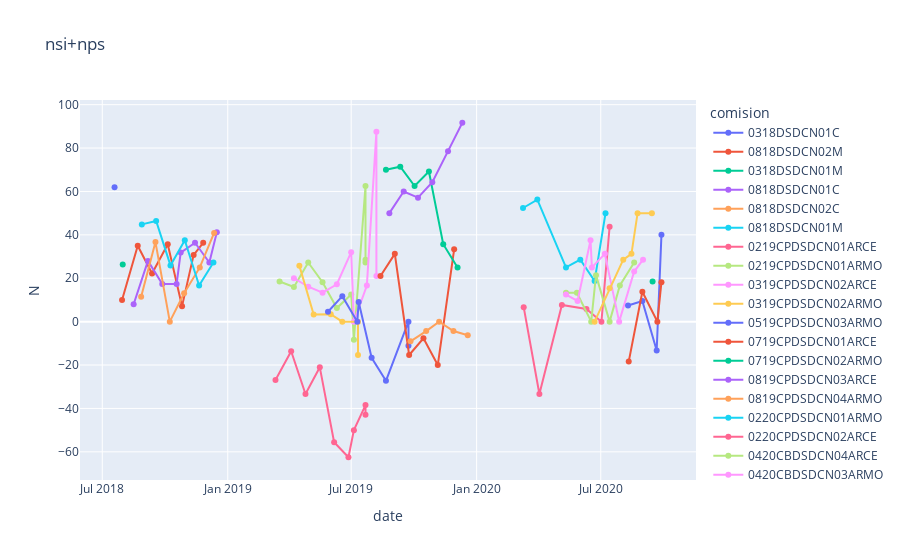

The notebook cell saved with this chart:
### Code cell
fig = px.line(df, x='date', y="N",color='comision',title='nsi+nps',hover_name="staff")
fig.update_traces(mode="markers+lines")



fig.show()

### Figure 1 — Plotly figure (JSON) as saved in the notebook; plotly's stock layout.template omitted (floating-point values rounded to 4 significant figures)
{"data": [{"hoverlabel": {"namelength": 0}, "hovertemplate": "<b>%{hovertext}</b><br><br>comision=0318DSDCN01C<br>date=%{x}<br>N=%{y}", "hovertext": [" Leonardo Ignacio Córdoba -  María Frances Gaska"], "legendgroup": "0318DSDCN01C", "line": {"color": "#636efa", "dash": "solid"}, "mode": "markers+lines", "name": "0318DSDCN01C", "showlegend": true, "type": "scatter", "x": ["2018-07-19"], "xaxis": "x", "y": [61.9], "yaxis": "y"}, {"hoverlabel": {"namelength": 0}, "hovertemplate": "<b>%{hovertext}</b><br><br>comision=0818DSDCN02M<br>date=%{x}<br>N=%{y}", "hovertext": [" Pablo Roccatagliata -  Demian Avendano", " Pablo Roccatagliata -  Demian Avendano", " Pablo Roccatagliata -  Demian Avendano", " Pablo Roccatagliata -  Demian Avendano", " Pablo Roccatagliata -  Demian Avendano", " Pablo Roccatagliata -  Demian Avendano", " Pablo Roccatagliata -  Demian Avendano"], "legendgroup": "0818DSDCN02M", "line": {"color": "#EF553B", "dash": "solid"}, "mode": "markers+lines", "name": "0818DSDCN02M", "showlegend": true, "type": "scatter", "x": ["2018-07-30", "2018-08-22", "2018-09-12", "2018-10-05", "2018-10-26", "2018-11-12", "2018-11-26"], "xaxis": "x", "y": [10, 35, 22.22, 35.71, 7.14, 30.77, 36.36], "yaxis": "y"}, {"hoverlabel": {"namelength": 0}, "hovertemplate": "<b>%{hovertext}</b><br><br>comision=0318DSDCN01M<br>date=%{x}<br>N=%{y}", "hovertext": [" Marianela Sarabia -  German Rosati -  Paolo Donizetti"], "legendgroup": "0318DSDCN01M", "line": {"color": "#00cc96", "dash": "solid"}, "mode": "markers+lines", "name": "0318DSDCN01M", "showlegend": true, "type": "scatter", "x": ["2018-07-31"], "xaxis": "x", "y": [26.32], "yaxis": "y"}, {"hoverlabel": {"namelength": 0}, "hovertemplate": "<b>%{hovertext}</b><br><br>comision=0818DSDCN01C<br>date=%{x}<br>N=%{y}", "hovertext": [" Leonardo Ignacio Córdoba -  Nicolás Monner Sans -  María Frances Gaska", " Leonardo Ignacio Córdoba -  Nicolás Monner Sans -  María Frances Gaska", " Leonardo Ignacio Córdoba -  Nicolás Monner Sans -  María Frances Gaska", " Leonardo Ignacio Córdoba -  Nicolás Monner Sans -  María Frances Gaska", " Leonardo Ignacio Córdoba -  Nicolás Monner Sans -  María Frances Gaska", " Leonardo Ignacio Córdoba -  Nicolás Monner Sans -  María Frances Gaska", " Leonardo Ignacio Córdoba -  Nicolás Monner Sans -  María Frances Gaska", " Leonardo Ignacio Córdoba -  Nicolás Monner Sans -  María Frances Gaska"], "legendgroup": "0818DSDCN01C", "line": {"color": "#ab63fa", "dash": "solid"}, "mode": "markers+lines", "name": "0818DSDCN01C", "showlegend": true, "type": "scatter", "x": ["2018-08-16", "2018-09-06", "2018-09-27", "2018-10-18", "2018-10-24", "2018-11-14", "2018-12-05", "2018-12-16"], "xaxis": "x", "y": [8, 28, 17.39, 17.39, 31.82, 36.36, 27.27, 41.18], "yaxis": "y"}, {"hoverlabel": {"namelength": 0}, "hovertemplate": "<b>%{hovertext}</b><br><br>comision=0818DSDCN02C<br>date=%{x}<br>N=%{y}", "hovertext": [" Lionel Chamorro -  Marianela Sarabia -  Julián Ansaldo", " Lionel Chamorro -  Marianela Sarabia -  Julián Ansaldo", " Lionel Chamorro -  Marianela Sarabia -  Julián Ansaldo", " Lionel Chamorro -  Marianela Sarabia -  Julián Ansaldo", " Lionel Chamorro -  Marianela Sarabia -  Julián Ansaldo", " Lionel Chamorro -  Marianela Sarabia -  Julián Ansaldo"], "legendgroup": "0818DSDCN02C", "line": {"color": "#FFA15A", "dash": "solid"}, "mode": "markers+lines", "name": "0818DSDCN02C", "showlegend": true, "type": "scatter", "x": ["2018-08-27", "2018-09-17", "2018-10-08", "2018-10-29", "2018-11-21", "2018-12-12"], "xaxis": "x", "y": [11.43, 36.67, 0, 13.04, 25, 40.91], "yaxis": "y"}, {"hoverlabel": {"namelength": 0}, "hovertemplate": "<b>%{hovertext}</b><br><br>comision=0818DSDCN01M<br>date=%{x}<br>N=%{y}", "hovertext": [" Julián Ansaldo -  Paolo Donizetti", " Julián Ansaldo -  Paolo Donizetti", " Julián Ansaldo -  Paolo Donizetti", " Julián Ansaldo -  Paolo Donizetti", " Julián Ansaldo -  Paolo Donizetti", " Julián Ansaldo -  Paolo Donizetti"], "legendgroup": "0818DSDCN01M", "line": {"color": "#19d3f3", "dash": "solid"}, "mode": "markers+lines", "name": "0818DSDCN01M", "showlegend": true, "type": "scatter", "x": ["2018-08-28", "2018-09-18", "2018-10-09", "2018-10-30", "2018-11-20", "2018-12-11"], "xaxis": "x", "y": [44.83, 46.43, 25.93, 37.5, 16.67, 27.27], "yaxis": "y"}, {"hoverlabel": {"namelength": 0}, "hovertemplate": "<b>%{hovertext}</b><br><br>comision=0219CPDSDCN01ARCE<br>date=%{x}<br>N=%{y}", "hovertext": ["Demian Avendano - Carlos Pablo Modenutti", "Demian Avendano - Carlos Pablo Modenutti", "Demian Avendano - Carlos Pablo Modenutti", "Demian Avendano - Carlos Pablo Modenutti", "Demian Avendano - Carlos Pablo Modenutti", "Demian Avendano - Carlos Pablo Modenutti", "Demian Avendano - Carlos Pablo Modenutti", "Demian Avendano - Carlos Pablo Modenutti", "Demian Avendano - Carlos Pablo Modenutti"], "legendgroup": "0219CPDSDCN01ARCE", "line": {"color": "#FF6692", "dash": "solid"}, "mode": "markers+lines", "name": "0219CPDSDCN01ARCE", "showlegend": true, "type": "scatter", "x": ["2019-03-12", "2019-04-04", "2019-04-25", "2019-05-16", "2019-06-06", "2019-06-27", "2019-07-05", "2019-07-22", "2019-07-22"], "xaxis": "x", "y": [-26.92, -13.64, -33.33, -21.05, -55.56, -62.5, -50, -38.46, -42.86], "yaxis": "y"}, {"hoverlabel": {"namelength": 0}, "hovertemplate": "<b>%{hovertext}</b><br><br>comision=0219CPDSDCN01ARMO<br>date=%{x}<br>N=%{y}", "hovertext": ["Julián Ansaldo - Julian Peller", "Julián Ansaldo - Julian Peller", "Julián Ansaldo - Julian Peller", "Julián Ansaldo - Julian Peller", "Julián Ansaldo - Julian Peller", "Julián Ansaldo - Julian Peller", "Julián Ansaldo - Julian Peller", "Julián Ansaldo - Julian Peller", "Julián Ansaldo - Julian Peller", "Julián Ansaldo - Julian Peller"], "legendgroup": "0219CPDSDCN01ARMO", "line": {"color": "#B6E880", "dash": "solid"}, "mode": "markers+lines", "name": "0219CPDSDCN01ARMO", "showlegend": true, "type": "scatter", "x": ["2019-03-18", "2019-04-08", "2019-04-29", "2019-05-20", "2019-06-10", "2019-07-01", "2019-07-05", "2019-07-22", "2019-07-22", "2019-07-22"], "xaxis": "x", "y": [18.52, 16, 27.27, 18.18, 6.25, 12.5, -8.33, 62.5, 28.57, 27.27], "yaxis": "y"}, {"hoverlabel": {"namelength": 0}, "hovertemplate": "<b>%{hovertext}</b><br><br>comision=0319CPDSDCN02ARCE<br>date=%{x}<br>N=%{y}", "hovertext": ["Carlos Pita - Nicolás Monner Sans", "Carlos Pita - Nicolás Monner Sans", "Carlos Pita - Nicolás Monner Sans", "Carlos Pita - Nicolás Monner Sans", "Carlos Pita - Nicolás Monner Sans", "Carlos Pita - Nicolás Monner Sans", "Carlos Pita - Nicolás Monner Sans", "Carlos Pita - Nicolás Monner Sans", "Carlos Pita - Nicolás Monner Sans"], "legendgroup": "0319CPDSDCN02ARCE", "line": {"color": "#FF97FF", "dash": "solid"}, "mode": "markers+lines", "name": "0319CPDSDCN02ARCE", "showlegend": true, "type": "scatter", "x": ["2019-04-08", "2019-04-29", "2019-05-20", "2019-06-10", "2019-07-01", "2019-07-05", "2019-07-24", "2019-08-07", "2019-08-07"], "xaxis": "x", "y": [20, 16.13, 13.33, 17.24, 32, 0, 16.67, 87.5, 21.05], "yaxis": "y"}, {"hoverlabel": {"namelength": 0}, "hovertemplate": "<b>%{hovertext}</b><br><br>comision=0319CPDSDCN02ARMO<br>date=%{x}<br>N=%{y}", "hovertext": ["Paolo Donizetti - Martin Sokolowicz", "Paolo Donizetti - Martin Sokolowicz", "Paolo Donizetti - Martin Sokolowicz", "Paolo Donizetti - Martin Sokolowicz", "Paolo Donizetti - Martin Sokolowicz", "Paolo Donizetti - Martin Sokolowicz"], "legendgroup": "0319CPDSDCN02ARMO", "line": {"color": "#FECB52", "dash": "solid"}, "mode": "markers+lines", "name": "0319CPDSDCN02ARMO", "showlegend": true, "type": "scatter", "x": ["2019-04-16", "2019-05-07", "2019-06-01", "2019-06-18", "2019-07-11", "2019-07-11"], "xaxis": "x", "y": [25.81, 3.33, 3.45, 0, 0, -15.38], "yaxis": "y"}, {"hoverlabel": {"namelength": 0}, "hovertemplate": "<b>%{hovertext}</b><br><br>comision=0519CPDSDCN03ARMO<br>date=%{x}<br>N=%{y}", "hovertext": ["Juan Manuel Alvarez - Paula Beati", "Juan Manuel Alvarez - Paula Beati", "Juan Manuel Alvarez - Paula Beati", "Juan Manuel Alvarez - Paula Beati", "Juan Manuel Alvarez - Paula Beati", "Juan Manuel Alvarez - Paula Beati", "Juan Manuel Alvarez - Paula Beati", "Juan Manuel Alvarez - Paula Beati"], "legendgroup": "0519CPDSDCN03ARMO", "line": {"color": "#636efa", "dash": "solid"}, "mode": "markers+lines", "name": "0519CPDSDCN03ARMO", "showlegend": true, "type": "scatter", "x": ["2019-05-28", "2019-06-18", "2019-07-10", "2019-07-12", "2019-07-31", "2019-08-21", "2019-09-23", "2019-09-23"], "xaxis": "x", "y": [4.55, 11.76, 0, 9.09, -16.67, -27.27, 0, -11.11], "yaxis": "y"}, {"hoverlabel": {"namelength": 0}, "hovertemplate": "<b>%{hovertext}</b><br><br>comision=0719CPDSDCN01ARCE<br>date=%{x}<br>N=%{y}", "hovertext": ["Martin Sokolowicz - Ariel Haimovici", "Martin Sokolowicz - Ariel Haimovici", "Martin Sokolowicz - Ariel Haimovici", "Martin Sokolowicz - Ariel Haimovici", "Martin Sokolowicz - Ariel Haimovici", "Martin Sokolowicz - Ariel Haimovici"], "legendgroup": "0719CPDSDCN01ARCE", "line": {"color": "#EF553B", "dash": "solid"}, "mode": "markers+lines", "name": "0719CPDSDCN01ARCE", "showlegend": true, "type": "scatter", "x": ["2019-08-13", "2019-09-03", "2019-09-24", "2019-10-15", "2019-11-05", "2019-11-29"], "xaxis": "x", "y": [21.05, 31.25, -15.38, -7.69, -20, 33.33], "yaxis": "y"}, {"hoverlabel": {"namelength": 0}, "hovertemplate": "<b>%{hovertext}</b><br><br>comision=0719CPDSDCN02ARMO<br>date=%{x}<br>N=%{y}", "hovertext": ["Julian Peller - Lucas Sedeño", "Julian Peller - Lucas Sedeño", "Julian Peller - Lucas Sedeño", "Julian Peller - Lucas Sedeño", "Julian Peller - Lucas Sedeño", "Julian Peller - Lucas Sedeño"], "legendgroup": "0719CPDSDCN02ARMO", "line": {"color": "#00cc96", "dash": "solid"}, "mode": "markers+lines", "name": "0719CPDSDCN02ARMO", "showlegend": true, "type": "scatter", "x": ["2019-08-21", "2019-09-11", "2019-10-02", "2019-10-23", "2019-11-13", "2019-12-04"], "xaxis": "x", "y": [70, 71.43, 62.5, 69.23, 35.71, 25], "yaxis": "y"}, {"hoverlabel": {"namelength": 0}, "hovertemplate": "<b>%{hovertext}</b><br><br>comision=0819CPDSDCN03ARCE<br>date=%{x}<br>N=%{y}", "hovertext": ["Julián Ansaldo - Elias Lopez", "Julián Ansaldo - Elias Lopez", "Julián Ansaldo - Elias Lopez", "Julián Ansaldo - Elias Lopez", "Julián Ansaldo - Elias Lopez", "Julián Ansaldo - Elias Lopez"], "legendgroup": "0819CPDSDCN03ARCE", "line": {"color": "#ab63fa", "dash": "solid"}, "mode": "markers+lines", "name": "0819CPDSDCN03ARCE", "showlegend": true, "type": "scatter", "x": ["2019-08-26", "2019-09-16", "2019-10-07", "2019-10-28", "2019-11-20", "2019-12-11"], "xaxis": "x", "y": [50, 60, 57.14, 64.29, 78.57, 91.67], "yaxis": "y"}, {"hoverlabel": {"namelength": 0}, "hovertemplate": "<b>%{hovertext}</b><br><br>comision=0819CPDSDCN04ARMO<br>date=%{x}<br>N=%{y}", "hovertext": ["Carlos Pita - Nicolás Monner Sans", "Carlos Pita - Nicolás Monner Sans", "Carlos Pita - Nicolás Monner Sans", "Carlos Pita - Nicolás Monner Sans", "Carlos Pita - Nicolás Monner Sans"], "legendgroup": "0819CPDSDCN04ARMO", "line": {"color": "#FFA15A", "dash": "solid"}, "mode": "markers+lines", "name": "0819CPDSDCN04ARMO", "showlegend": true, "type": "scatter", "x": ["2019-09-26", "2019-10-19", "2019-11-07", "2019-11-28", "2019-12-19"], "xaxis": "x", "y": [-9.09, -4.35, 0, -4.35, -6.25], "yaxis": "y"}, {"hoverlabel": {"namelength": 0}, "hovertemplate": "<b>%{hovertext}</b><br><br>comision=0220CPDSDCN01ARMO<br>date=%{x}<br>N=%{y}", "hovertext": ["Gaston Bujia - Lucas Sedeño", "Gaston Bujia - Lucas Sedeño", "Gaston Bujia - Lucas Sedeño", "Gaston Bujia - Lucas Sedeño", "Gaston Bujia - Lucas Sedeño", "Gaston Bujia - Lucas Sedeño"], "legendgroup": "0220CPDSDCN01ARMO", "line": {"color": "#19d3f3", "dash": "solid"}, "mode": "markers+lines", "name": "0220CPDSDCN01ARMO", "showlegend": true, "type": "scatter", "x": ["2020-03-09", "2020-03-30", "2020-05-11", "2020-06-01", "2020-06-22", "2020-07-08"], "xaxis": "x", "y": [52.38, 56.25, 25, 28.57, 18.75, 50], "yaxis": "y"}, {"hoverlabel": {"namelength": 0}, "hovertemplate": "<b>%{hovertext}</b><br><br>comision=0220CPDSDCN02ARCE<br>date=%{x}<br>N=%{y}", "hovertext": ["Fernando Carabedo - Elias Lopez", "Fernando Carabedo - Elias Lopez", "Fernando Carabedo - Elias Lopez", "Fernando Carabedo - Elias Lopez", "Fernando Carabedo - Elias Lopez", "Fernando Carabedo - Elias Lopez"], "legendgroup": "0220CPDSDCN02ARCE", "line": {"color": "#FF6692", "dash": "solid"}, "mode": "markers+lines", "name": "0220CPDSDCN02ARCE", "showlegend": true, "type": "scatter", "x": ["2020-03-10", "2020-04-02", "2020-05-05", "2020-06-10", "2020-07-02", "2020-07-14"], "xaxis": "x", "y": [6.67, -33.33, 7.69, 5.88, 0, 43.75], "yaxis": "y"}, {"hoverlabel": {"namelength": 0}, "hovertemplate": "<b>%{hovertext}</b><br><br>comision=0420CBDSDCN04ARCE<br>date=%{x}<br>N=%{y}", "hovertext": ["Franco De Giovannini - Ariel Haimovici", "Franco De Giovannini - Ariel Haimovici", "Franco De Giovannini - Ariel Haimovici", "Franco De Giovannini - Ariel Haimovici", "Franco De Giovannini - Ariel Haimovici", "Franco De Giovannini - Ariel Haimovici", "Franco De Giovannini - Ariel Haimovici"], "legendgroup": "0420CBDSDCN04ARCE", "line": {"color": "#B6E880", "dash": "solid"}, "mode": "markers+lines", "name": "0420CBDSDCN04ARCE", "showlegend": true, "type": "scatter", "x": ["2020-05-11", "2020-05-27", "2020-06-17", "2020-06-24", "2020-07-14", "2020-07-29", "2020-08-19"], "xaxis": "x", "y": [13.33, 13.33, 0, 21.43, 0, 16.67, 27.27], "yaxis": "y"}, {"hoverlabel": {"namelength": 0}, "hovertemplate": "<b>%{hovertext}</b><br><br>comision=0420CBDSDCN03ARMO<br>date=%{x}<br>N=%{y}", "hovertext": ["Carlos Pita - Nicolás Monner Sans", "Carlos Pita - Nicolás Monner Sans", "Carlos Pita - Nicolás Monner Sans", "Carlos Pita - Nicolás Monner Sans", "Carlos Pita - Nicolás Monner Sans", "Carlos Pita - Nicolás Monner Sans", "Carlos Pita - Nicolás Monner Sans", "Carlos Pita - Nicolás Monner Sans"], "legendgroup": "0420CBDSDCN03ARMO", "line": {"color": "#FF97FF", "dash": "solid"}, "mode": "markers+lines", "name": "0420CBDSDCN03ARMO", "showlegend": true, "type": "scatter", "x": ["2020-05-11", "2020-05-28", "2020-06-16", "2020-06-18", "2020-07-07", "2020-07-28", "2020-08-19", "2020-09-01"], "xaxis": "x", "y": [12.5, 9.52, 37.5, 25, 31.25, 0, 23.08, 28.57], "yaxis": "y"}, {"hoverlabel": {"namelength": 0}, "hovertemplate": "<b>%{hovertext}</b><br><br>comision=0620CBDSDCN05ARMO<br>date=%{x}<br>N=%{y}", "hovertext": ["Guillermo Fairhurst - Elias Lopez", "Guillermo Fairhurst - Elias Lopez", "Guillermo Fairhurst - Elias Lopez", "Guillermo Fairhurst - Elias Lopez", "Guillermo Fairhurst - Elias Lopez", "Guillermo Fairhurst - Elias Lopez"], "legendgroup": "0620CBDSDCN05ARMO", "line": {"color": "#FECB52", "dash": "solid"}, "mode": "markers+lines", "name": "0620CBDSDCN05ARMO", "showlegend": true, "type": "scatter", "x": ["2020-06-22", "2020-07-14", "2020-08-03", "2020-08-15", "2020-08-24", "2020-09-14"], "xaxis": "x", "y": [0, 15.38, 28.57, 31.25, 50, 50], "yaxis": "y"}, {"hoverlabel": {"namelength": 0}, "hovertemplate": "<b>%{hovertext}</b><br><br>comision=0720CBDSDCN04ARMO<br>date=%{x}<br>N=%{y}", "hovertext": ["Gaston Bujia - Lucas Sedeño", "Gaston Bujia - Lucas Sedeño", "Gaston Bujia - Lucas Sedeño", "Gaston Bujia - Lucas Sedeño"], "legendgroup": "0720CBDSDCN04ARMO", "line": {"color": "#636efa", "dash": "solid"}, "mode": "markers+lines", "name": "0720CBDSDCN04ARMO", "showlegend": true, "type": "scatter", "x": ["2020-08-10", "2020-08-31", "2020-09-21", "2020-09-28"], "xaxis": "x", "y": [7.41, 9.52, -13.33, 40], "yaxis": "y"}, {"hoverlabel": {"namelength": 0}, "hovertemplate": "<b>%{hovertext}</b><br><br>comision=0720CBDSDCN09ARED<br>date=%{x}<br>N=%{y}", "hovertext": ["Mariela Bisso - Fernando Carabedo", "Mariela Bisso - Fernando Carabedo", "Mariela Bisso - Fernando Carabedo", "Mariela Bisso - Fernando Carabedo"], "legendgroup": "0720CBDSDCN09ARED", "line": {"color": "#EF553B", "dash": "solid"}, "mode": "markers+lines", "name": "0720CBDSDCN09ARED", "showlegend": true, "type": "scatter", "x": ["2020-08-11", "2020-08-31", "2020-09-22", "2020-09-28"], "xaxis": "x", "y": [-18.42, 13.79, 0, 18.18], "yaxis": "y"}, {"hoverlabel": {"namelength": 0}, "hovertemplate": "<b>%{hovertext}</b><br><br>comision=0820CBDSDCN08ARED<br>date=%{x}<br>N=%{y}", "hovertext": ["Diego Battocchio - Carlos Pita"], "legendgroup": "0820CBDSDCN08ARED", "line": {"color": "#00cc96", "dash": "solid"}, "mode": "markers+lines", "name": "0820CBDSDCN08ARED", "showlegend": true, "type": "scatter", "x": ["2020-09-15"], "xaxis": "x", "y": [18.52], "yaxis": "y"}], "layout": {"legend": {"title": {"text": "comision"}, "tracegroupgap": 0}, "title": {"text": "nsi+nps"}, "xaxis": {"anchor": "y", "domain": [0, 1], "title": {"text": "date"}}, "yaxis": {"anchor": "x", "domain": [0, 1], "title": {"text": "N"}}}}
